Frame 1 (no input): blank canvas, image omitted
Frame 60 (the mouse pressed at the canvas centre just before this capture): blank canvas, image omitted
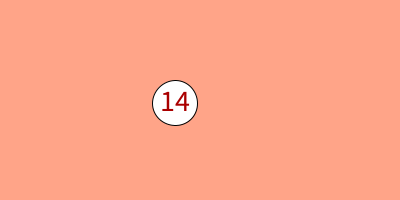
Frame 120 (the mouse held since frame 60 and released just before this capture)

The Processing sketch whose frames 1 and 60 were blank and that drew this single picture after the mouse press (run headless with seeded random() and noise(); from frame 60 on, the mouse is pressed at the canvas centre):

// Processing sketch: sketch_0528lottery
// ── sketch_0528lottery.pde
int []a= new int[49];  //宣告49格
void setup(){
  size(400, 200);
  textSize(30);
  for(int i=0; i<49; i++) a[i]=i+1;  //丟入號碼
    for(int i=0; i<10000; i++){  //洗牌
    int i1=(int)random(49), i2=(int)random(49);
    int temp=a[i1];
    a[i1]=a[i2];
    a[i2]=temp;
  }
}
int N=0, rolling=0;
void draw(){
  background(#FFA488);
  for(int i=0; i<N && i<=6; i++){
    int x=52+i*52;
    if(i==N-1 && rolling>0){
      x +=rolling;
      rolling-=3;
    }
    fill(255); ellipse(x, 103, 45, 45);  //球
    textAlign(CENTER, CENTER);  //文字居中
    fill(#AA0000); text(a[i], x, 100);
  }
}
void mousePressed(){
  N++;  //按一下出現一顆球
  rolling=300;
}
